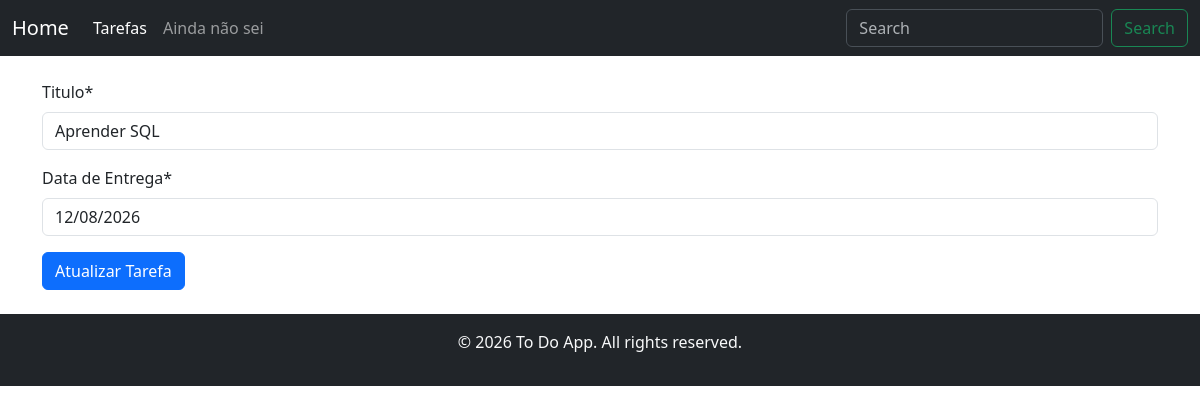
The app's page /update/4, older data.
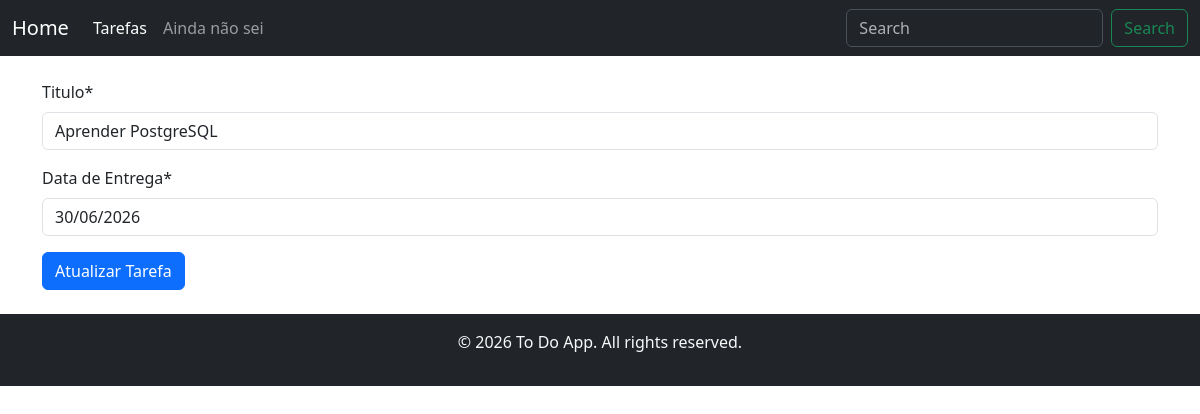
The same page, newer data.
### to_do/models.py (models this page shows, shortened)
class To_do(models.Model):
    title = models.CharField(verbose_name="Titulo", max_length=200, null=False, blank=False)
    created_at = models.DateTimeField(auto_now_add=True, null=False, blank=False)
    deadline = models.DateField(verbose_name="Data de Entrega", null=False, blank=False)
    finished_at = models.DateField(null=True)
    class Meta:
        ordering = ["deadline"]
    """
        regras de negocios devem ser tratadas na camada de models...
        as views devem ser o mais simples possiveis...
    """

### to_do/views.py (the view)
# urls.py: path("update/<int:pk>", Todo_UpdateView.as_view(), name="todo_update"),
class Todo_UpdateView(UpdateView):
  model = To_do
  template_name = "to_do/acoes/todo_update.html"
  fields = ["title", "deadline"]
  success_url = reverse_lazy("todo_list")

### to_do/templates/to_do/acoes/todo_update.html (shortened to what this page needs)
{% extends "base.html" %}
{% load crispy_forms_tags %}
{% block content %}
    <form method="POST" class="row g-6">
        {{ form|crispy }}
        <div class="col-12">
            <button type="submit" class="btn btn-primary">Atualizar Tarefa</button>
        </div>
    </form>
{% endblock %}

Row changes from the older to the newer data that the page shows:
changed To_do: title "Aprender SQL" → "Aprender PostgreSQL"; deadline "12/08/2026" → "30/06/2026"
